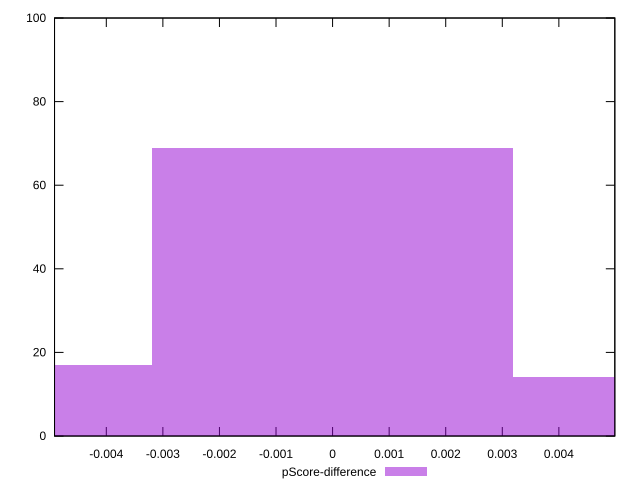

Recreate this plot in gnuplot.
reset

$pScoreDifference <<EOF
0.006366845115383717 14
0 69
-0.006366845115383717 17
EOF

set key outside below
set boxwidth 0.006366845115383717
set xrange [-0.004915146008501292:0.004989195992527784]
set yrange [0:100]
set trange [0:100]
set style fill transparent solid 0.5 noborder
set terminal svg size 640, 490 enhanced background rgb 'white'
set output "report_00013_2021-02-09T12-04-24.940Z/first-meaningful-paint/samples/pages+cached/pScore-difference/histogram.svg"

plot $pScoreDifference title "pScore-difference" with boxes

reset
